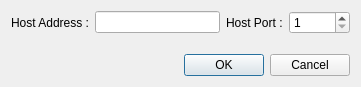
<?xml version="1.0" encoding="UTF-8"?>
<ui version="4.0">
 <class>UiHostDialog</class>
 <widget class="QDialog" name="UiHostDialog">
  <property name="geometry">
   <rect>
    <x>0</x>
    <y>0</y>
    <width>361</width>
    <height>87</height>
   </rect>
  </property>
  <property name="windowTitle">
   <string>Dialog</string>
  </property>
  <layout class="QVBoxLayout" name="verticalLayout">
   <item>
    <layout class="QHBoxLayout" name="horizontalLayout">
     <item>
      <widget class="QLabel" name="label">
       <property name="text">
        <string>Host Address :</string>
       </property>
      </widget>
     </item>
     <item>
      <widget class="QLineEdit" name="ui_inputAddress"/>
     </item>
     <item>
      <widget class="QLabel" name="label_2">
       <property name="text">
        <string>Host Port :</string>
       </property>
      </widget>
     </item>
     <item>
      <widget class="QSpinBox" name="ui_inputPort">
       <property name="minimum">
        <number>1</number>
       </property>
       <property name="maximum">
        <number>65535</number>
       </property>
      </widget>
     </item>
    </layout>
   </item>
   <item>
    <spacer name="verticalSpacer">
     <property name="orientation">
      <enum>Qt::Vertical</enum>
     </property>
     <property name="sizeHint" stdset="0">
      <size>
       <width>20</width>
       <height>40</height>
      </size>
     </property>
    </spacer>
   </item>
   <item>
    <widget class="QDialogButtonBox" name="ui_promptValidator">
     <property name="orientation">
      <enum>Qt::Horizontal</enum>
     </property>
     <property name="standardButtons">
      <set>QDialogButtonBox::Cancel|QDialogButtonBox::Ok</set>
     </property>
    </widget>
   </item>
  </layout>
 </widget>
 <resources/>
 <connections>
  <connection>
   <sender>ui_promptValidator</sender>
   <signal>accepted()</signal>
   <receiver>UiHostDialog</receiver>
   <slot>accept()</slot>
   <hints>
    <hint type="sourcelabel">
     <x>248</x>
     <y>254</y>
    </hint>
    <hint type="destinationlabel">
     <x>157</x>
     <y>274</y>
    </hint>
   </hints>
  </connection>
  <connection>
   <sender>ui_promptValidator</sender>
   <signal>rejected()</signal>
   <receiver>UiHostDialog</receiver>
   <slot>reject()</slot>
   <hints>
    <hint type="sourcelabel">
     <x>316</x>
     <y>260</y>
    </hint>
    <hint type="destinationlabel">
     <x>286</x>
     <y>274</y>
    </hint>
   </hints>
  </connection>
 </connections>
</ui>
